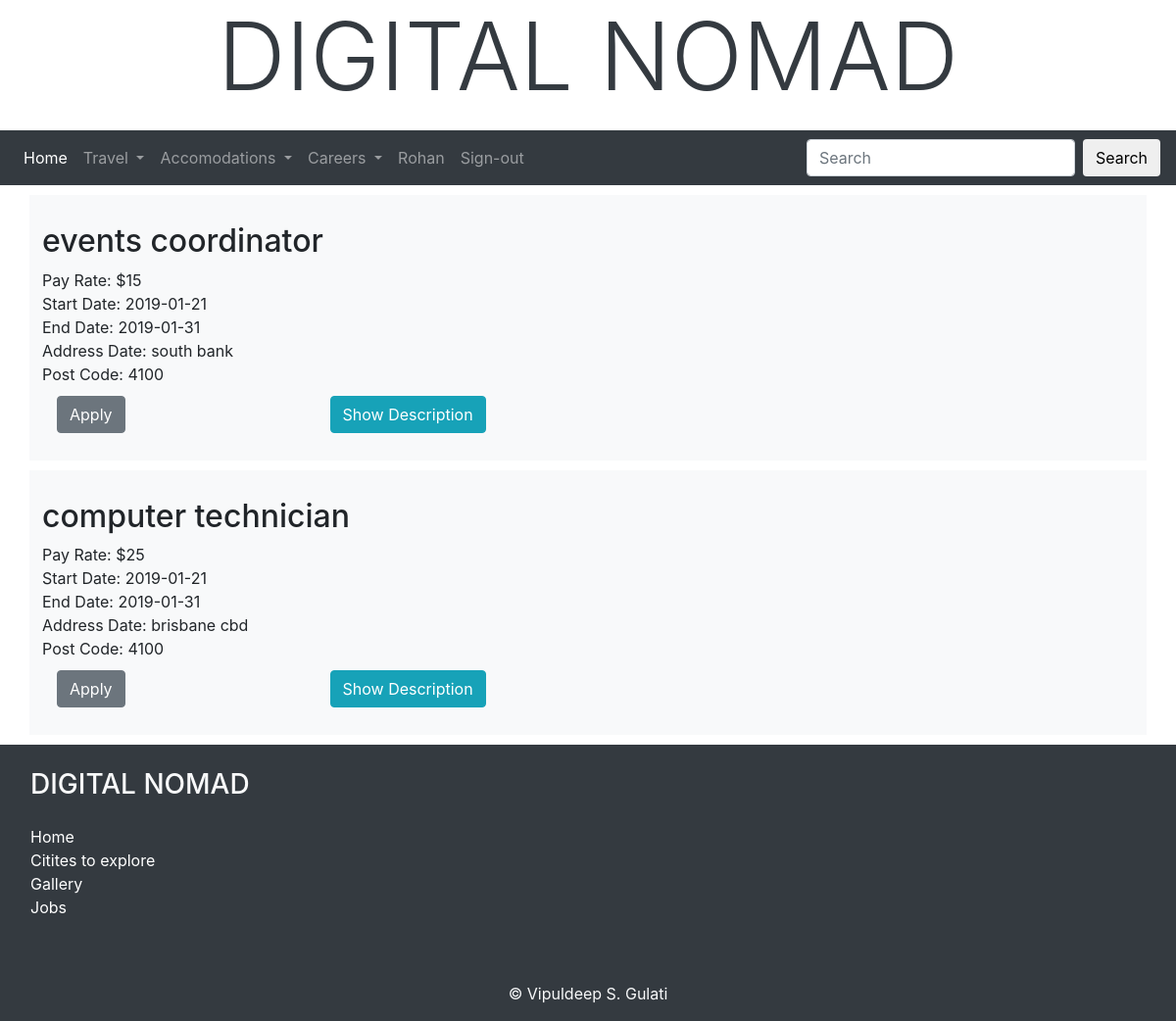
The page /jobs.php?jt=volunteer (signed in) on the database its author committed.
### tables this page shows
CREATE TABLE `jobs` (
  `jid` int(11) NOT NULL,
  `jname` varchar(40) NOT NULL,
  `jdescription` varchar(500) NOT NULL,
  `jtype` varchar(50) NOT NULL,
  `payrate` decimal(10,0) NOT NULL,
  `startdate` date NOT NULL,
  `enddate` date NOT NULL,
  `address` varchar(100) NOT NULL,
  `postcode` varchar(4) NOT NULL
);

### jobs.php (the view, shortened to what this page needs)
<?php
$jtype = $_GET["jt"];
?>
<!DOCTYPE html>
<html lang="en">
<head>
    <link rel="stylesheet" href="https://maxcdn.bootstrapcdn.com/bootstrap/4.1.3/css/bootstrap.min.css">
    <link rel="stylesheet" href="css/footer.css">
    <link rel="stylesheet" href="css/buttons.css">
</head>
<body onLoad="run_first()">
<?php include("include/banner.inc") ?>
<?php include("include/nav.inc") ?>
	<?php
		$conn  = db_connect();
		$sql = "SELECT * FROM jobs where jtype='$jtype';";
		$result = $conn -> query($sql);
		?>
		<form action="Apply.php" method="POST">
		<?php
		while ($row = $result -> fetch_assoc())
					{
		?>
   <div class="container bg-light py-2 px-2" style="margin-top: 10px; margin-bottom: 10px;">
   <div style="margin: 20px;">
   <div class="row">
   <h2><?php echo $row["jname"]; ?></h2>
   </div>
   <div class="row">
   Pay Rate: $<?php echo $row["payrate"] ?>
   </div>
   <div class = "row">
   Start Date: <?php echo $row["startdate"] ?>
   </div>
   <div class = "row">
   End Date: <?php echo $row["enddate"] ?>
   </div>
   <div class = "row">
   Address Date: <?php echo $row["address"] ?>
   </div>
   <div class = "row">
   Post Code: <?php echo $row["postcode"] ?>
   </div>
    <div class="row" style="margin-top: 10px;">
	<div class = "col">
   <button type="submit" name="jid" class="btn btn-secondary" data-toggle="collapse" value="<?php echo $row["jid"]; ?>">Apply</button>
</div>
<div class = "col-9">
   <button type="button" class="btn btn-info" data-toggle="collapse" data-target="#demo<?php echo $row["jid"]; ?>">Show Description</button>
</div>
</div></div></div>
					<?php } ?>
<form>
<?php include("include/footer.inc") ?>
	</body>
	</html>

### rows shown on the page
jobs: jname "events coordinator", payrate "15", startdate "2019-01-21", enddate "2019-01-31", address "south bank", postcode "4100", $row["jid"] 4 (drawn)
jobs: jname "computer technician", payrate "25", startdate "2019-01-21", enddate "2019-01-31", address "brisbane cbd", postcode "4100", $row["jid"] 5 (drawn)

### other values the page prints
$_SESSION['name'] "Rohan"
